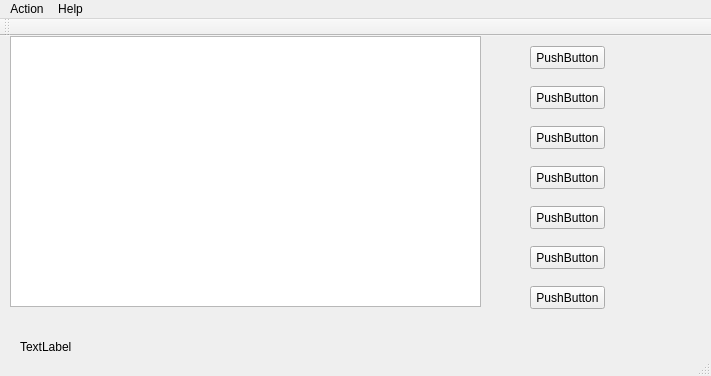
<?xml version="1.0" encoding="UTF-8"?>
<ui version="4.0">
 <class>MainWindow</class>
 <widget class="QMainWindow" name="MainWindow">
  <property name="geometry">
   <rect>
    <x>0</x>
    <y>0</y>
    <width>711</width>
    <height>376</height>
   </rect>
  </property>
  <property name="windowTitle">
   <string>MainWindow</string>
  </property>
  <widget class="QWidget" name="centralWidget">
   <widget class="QGraphicsView" name="graphicsView">
    <property name="geometry">
     <rect>
      <x>10</x>
      <y>0</y>
      <width>471</width>
      <height>271</height>
     </rect>
    </property>
   </widget>
   <widget class="QPushButton" name="pushButton">
    <property name="geometry">
     <rect>
      <x>530</x>
      <y>10</y>
      <width>75</width>
      <height>23</height>
     </rect>
    </property>
    <property name="text">
     <string>PushButton</string>
    </property>
   </widget>
   <widget class="QPushButton" name="pushButton_2">
    <property name="geometry">
     <rect>
      <x>530</x>
      <y>50</y>
      <width>75</width>
      <height>23</height>
     </rect>
    </property>
    <property name="text">
     <string>PushButton</string>
    </property>
   </widget>
   <widget class="QPushButton" name="pushButton_3">
    <property name="geometry">
     <rect>
      <x>530</x>
      <y>90</y>
      <width>75</width>
      <height>23</height>
     </rect>
    </property>
    <property name="text">
     <string>PushButton</string>
    </property>
   </widget>
   <widget class="QPushButton" name="pushButton_4">
    <property name="geometry">
     <rect>
      <x>530</x>
      <y>130</y>
      <width>75</width>
      <height>23</height>
     </rect>
    </property>
    <property name="text">
     <string>PushButton</string>
    </property>
   </widget>
   <widget class="QPushButton" name="pushButton_5">
    <property name="geometry">
     <rect>
      <x>530</x>
      <y>170</y>
      <width>75</width>
      <height>23</height>
     </rect>
    </property>
    <property name="text">
     <string>PushButton</string>
    </property>
   </widget>
   <widget class="QPushButton" name="pushButton_6">
    <property name="geometry">
     <rect>
      <x>530</x>
      <y>210</y>
      <width>75</width>
      <height>23</height>
     </rect>
    </property>
    <property name="text">
     <string>PushButton</string>
    </property>
   </widget>
   <widget class="QLabel" name="label">
    <property name="geometry">
     <rect>
      <x>20</x>
      <y>290</y>
      <width>461</width>
      <height>41</height>
     </rect>
    </property>
    <property name="text">
     <string>TextLabel</string>
    </property>
   </widget>
   <widget class="QPushButton" name="pushButton_7">
    <property name="geometry">
     <rect>
      <x>530</x>
      <y>250</y>
      <width>75</width>
      <height>23</height>
     </rect>
    </property>
    <property name="text">
     <string>PushButton</string>
    </property>
   </widget>
  </widget>
  <widget class="QMenuBar" name="menuBar">
   <property name="geometry">
    <rect>
     <x>0</x>
     <y>0</y>
     <width>711</width>
     <height>21</height>
    </rect>
   </property>
   <widget class="QMenu" name="menuAction">
    <property name="title">
     <string>Action</string>
    </property>
   </widget>
   <widget class="QMenu" name="menuHelp">
    <property name="title">
     <string>Help</string>
    </property>
   </widget>
   <addaction name="menuAction"/>
   <addaction name="menuHelp"/>
  </widget>
  <widget class="QToolBar" name="mainToolBar">
   <attribute name="toolBarArea">
    <enum>TopToolBarArea</enum>
   </attribute>
   <attribute name="toolBarBreak">
    <bool>false</bool>
   </attribute>
  </widget>
  <widget class="QStatusBar" name="statusBar"/>
 </widget>
 <layoutdefault spacing="6" margin="11"/>
 <resources/>
 <connections/>
</ui>
